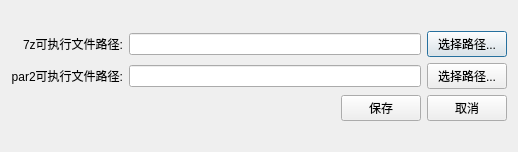
<?xml version="1.0" encoding="UTF-8"?>
<ui version="4.0">
    <class>PathConfigurationOptionsUI</class>
    <widget class="QDialog" name="PathConfigurationOptionsUI">
        <property name="geometry">
            <rect>
                <x>0</x>
                <y>0</y>
                <width>518</width>
                <height>152</height>
            </rect>
        </property>
        <property name="windowTitle">
            <string>可执行文件配置</string>
        </property>
        <layout class="QVBoxLayout" name="verticalLayout_2">
            <item>
                <layout class="QVBoxLayout" name="verticalLayout" stretch="5,0">
                    <item>
                        <layout class="QGridLayout" name="gridLayout">
                            <item row="0" column="0">
                                <widget class="QLabel" name="label">
                                    <property name="text">
                                        <string>7z可执行文件路径:</string>
                                    </property>
                                    <property name="alignment">
                                        <set>Qt::AlignRight|Qt::AlignTrailing|Qt::AlignVCenter</set>
                                    </property>
                                </widget>
                            </item>
                            <item row="0" column="1">
                                <widget class="QLineEdit" name="SevenZip_bin_path"/>
                            </item>
                            <item row="0" column="2">
                                <widget class="QPushButton" name="select_7z_bin_file">
                                    <property name="text">
                                        <string>选择路径...</string>
                                    </property>
                                </widget>
                            </item>
                            <item row="1" column="0">
                                <widget class="QLabel" name="label_2">
                                    <property name="text">
                                        <string>par2可执行文件路径:</string>
                                    </property>
                                    <property name="alignment">
                                        <set>Qt::AlignRight|Qt::AlignTrailing|Qt::AlignVCenter</set>
                                    </property>
                                </widget>
                            </item>
                            <item row="1" column="1">
                                <widget class="QLineEdit" name="par2_bin_path"/>
                            </item>
                            <item row="1" column="2">
                                <widget class="QPushButton" name="select_par2_bin_file">
                                    <property name="text">
                                        <string>选择路径...</string>
                                    </property>
                                </widget>
                            </item>
                        </layout>
                    </item>
                    <item>
                        <layout class="QHBoxLayout" name="horizontalLayout">
                            <item>
                                <spacer name="horizontalSpacer">
                                    <property name="orientation">
                                        <enum>Qt::Horizontal</enum>
                                    </property>
                                    <property name="sizeHint" stdset="0">
                                        <size>
                                            <width>40</width>
                                            <height>20</height>
                                        </size>
                                    </property>
                                </spacer>
                            </item>
                            <item>
                                <widget class="QPushButton" name="save">
                                    <property name="text">
                                        <string>保存</string>
                                    </property>
                                </widget>
                            </item>
                            <item>
                                <widget class="QPushButton" name="cancel">
                                    <property name="text">
                                        <string>取消</string>
                                    </property>
                                </widget>
                            </item>
                        </layout>
                    </item>
                </layout>
            </item>
        </layout>
    </widget>
    <resources/>
    <connections/>
</ui>
